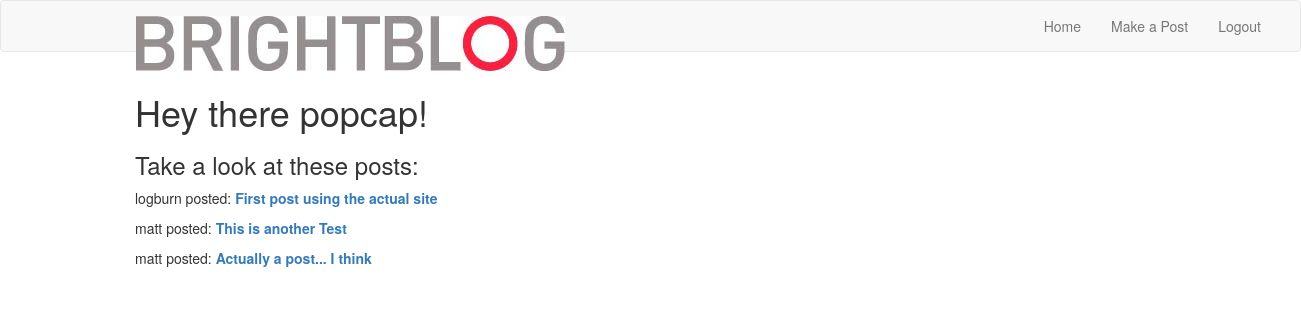
The page /index (signed in) on the database its author committed.
### app/models.py (models this page shows, shortened)
class User(UserMixin, db.Model):
    id = db.Column(db.Integer, primary_key=True)
    username = db.Column(db.String(64), index=True, unique=True)
    email = db.Column(db.String(120), index=True, unique=True)
    password_hash = db.Column(db.String(128))
    posts = db.relationship('Post', backref='author', lazy='dynamic')
    comments = db.relationship('Comment', backref='author', lazy='dynamic')

class Post(db.Model):
    id = db.Column(db.Integer, primary_key=True)
    title = db.Column(db.String(150))
    body = db.Column(db.Text())
    timestamp = db.Column(db.DateTime, index=True, default=datetime.utcnow)
    user_id = db.Column(db.Integer, db.ForeignKey('user.id'))

### app/routes.py (the view)
@app.route('/')
@app.route('/index')
def index():
    posts = Post.query.all()
    return render_template('index.html', title='Home Page', posts=posts)

### app/models.py (called while the page is built)
@login.user_loader
def load_user(id):
    return User.query.get(int(id))

### app/templates/index.html
{% extends "base.html" %}
{% block content %}
<div class="container">
    {% if current_user.is_anonymous %}
        <h1 class="welcome">Welcome to Brightblog!</h1>
    {% else %}
        <h1 class="welcome">Hey there {{ current_user.username }}!</h1>
    {% endif %}
    <h3>Take a look at these posts:</h3>
    {% for post in posts %}
    <div>
        <p>
            {{ post.author.username }} posted:
            <b><a href="{{url_for('show_post', post_id=post.id) }}">{{ post.title }}</a></b>
        </p>
    </div>
    {% endfor %}
</div>
{% endblock %}

### app/static/brightblog.css (style rules this page uses)
.container { margin-left: 120px; margin-right: 120px; }

### rows shown on the page
User: username "popcap"
Post: author.username "logburn", title "First post using the actual site"
Post: author.username "matt", title "This is another Test"
Post: author.username "matt", title "Actually a post... I think"
